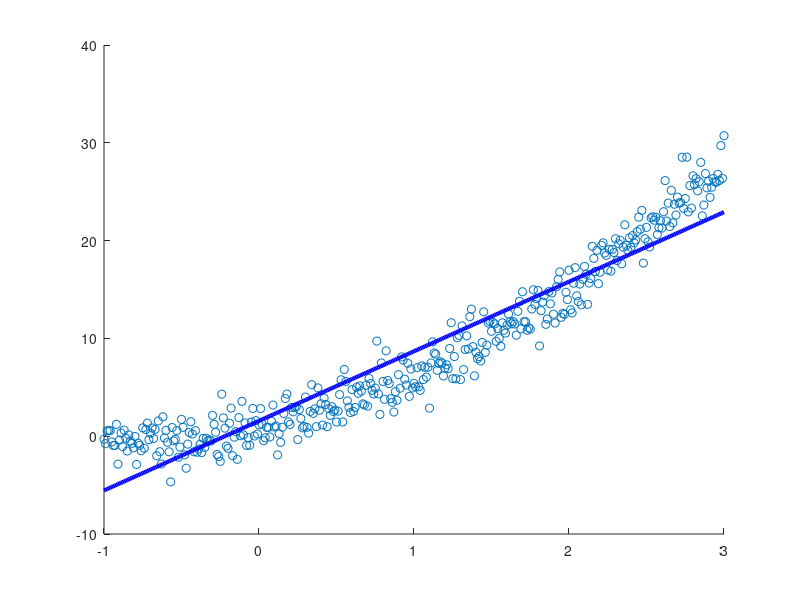
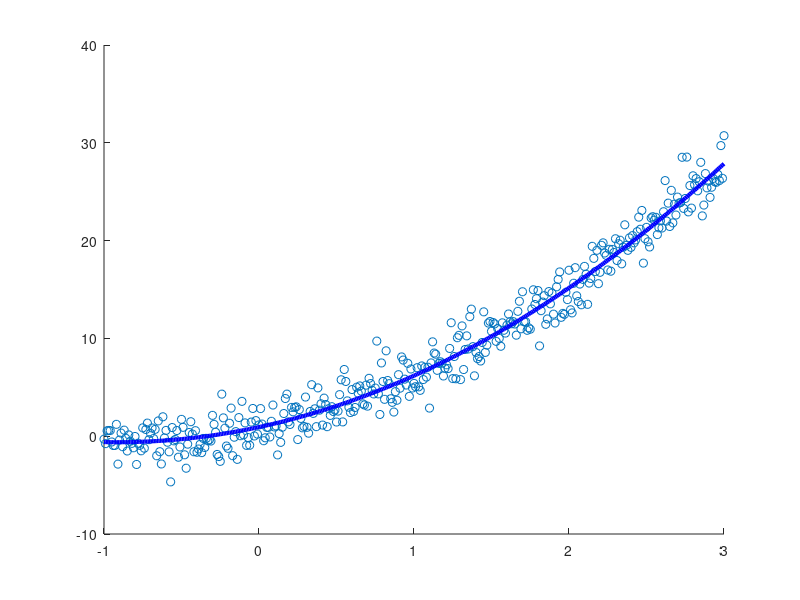

MATLAB code for these plots, in order:
% -------------------------------------------------------------------------
% This script finds the linear and quadratic fit for the least squares
% problem
% -------------------------------------------------------------------------
% Load data
load('least_squares_data.mat');
% m = number of data points
m = length(data);
% -------------------------------------------------------------------------
% Linear fit
% Set up the system A'*A*x = A'*b
% Set up A
A = [ones(m,1) data(:,1)];
b = data(:,2);
x = (A'*A)\(A'*b);
% Plot original data along with linear fit
figure
scatter(data(:,1),data(:,2),'r*')
hold on
plot(data(:,1),x(1)+x(2)*data(:,1),'b','LineWidth',3)
% -------------------------------------------------------------------------
% Quadratic fit
% Set up the system A'*A*x = A'*b
% Set up A
A = [ones(m,1) data(:,1) data(:,1).^2];
b = data(:,2);
z = (A'*A)\(A'*b);
% Plot original data along with quadratic fit
figure
scatter(data(:,1),data(:,2),'r*')
hold on
plot(data(:,1),z(1)+z(2)*data(:,1)+z(3)*data(:,1).^2,'b','LineWidth',3)
